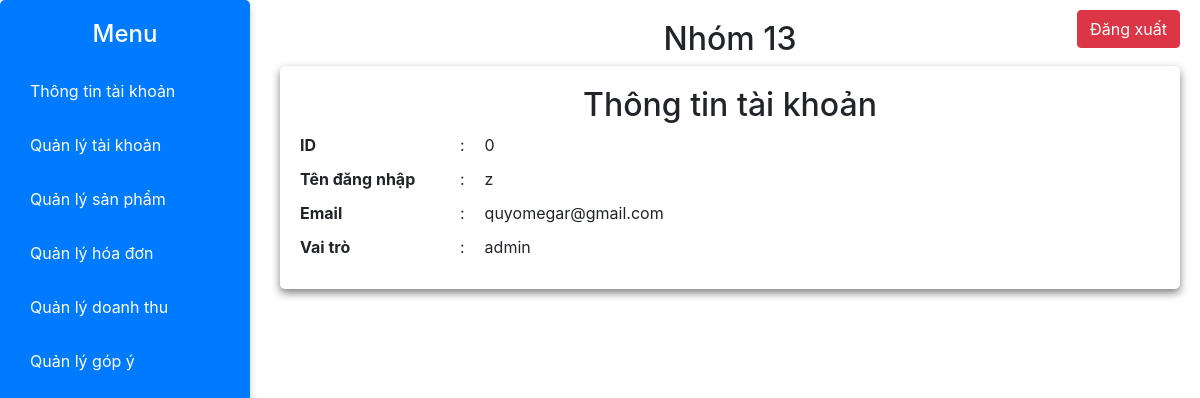
Screenshot of /pages/admin_index.php (signed in) with the database file from the repository.
### tables this page shows
CREATE TABLE `users` (
  `id` int(11) NOT NULL,
  `username` varchar(100) NOT NULL,
  `email` varchar(100) NOT NULL,
  `phone` varchar(15) DEFAULT NULL,
  `address` varchar(255) DEFAULT NULL,
  `password` varchar(255) NOT NULL,
  `role` enum('admin','user') DEFAULT 'user',
  `token` varchar(255) DEFAULT NULL
);

### pages/admin_index.php (the view, shortened to what this page needs)
<?php
    include '../includes/db_connect.php';
    $username = $_SESSION['username'];
    $user_query = "SELECT * FROM users WHERE username = '$username'";
    $user_result = mysqli_query($conn, $user_query);
    $user_info = mysqli_fetch_assoc($user_result);
?>
<!DOCTYPE html>
<html lang="vi">
<head>
    <link rel="stylesheet" href="https://stackpath.bootstrapcdn.com/bootstrap/4.5.2/css/bootstrap.min.css">
    <link rel="stylesheet" href="../assets/css/admin_index.css">
</head>
<body>
    <div class="sidebar">
        <h3>Menu</h3>
        <ul class="nav flex-column">
            <li class="nav-item">
                <a class="nav-link active" href="#" id="userInfoLink">Thông tin tài khoản</a>
            </li>
            <li class="nav-item">
                <a class="nav-link" href="#" id="userManagementLink">Quản lý tài khoản</a>
            </li>
            <li class="nav-item">
                <a class="nav-link" href="#" id="productManagementLink">Quản lý sản phẩm</a>
            </li>
            <li class="nav-item">
                <a class="nav-link" href="#" id="invoiceManagementLink">Quản lý hóa đơn</a>
            </li>
            <li class="nav-item">
                <a class="nav-link" href="#" id="revenueManagementLink">Quản lý doanh thu</a>
            </li>
            <li class="nav-item">
                <a class="nav-link" href="#" id="contactManagementLink">Quản lý góp ý</a>
            </li>
        </ul>
    </div>
    <div class="content">
        <h2 class="text-center">Nhóm 13</h2>
        <div style="position: absolute; top: 10px; right: 20px;">
            <a href="logout.php" class="btn btn-danger">Đăng xuất</a>
        </div>
        <div id="userInfo">
            <h2 class="text-center">Thông tin tài khoản</h2>
            <div class="info-row">
                <b>ID</b>
                <span id="cham">:</span>
                <span><?php echo $user_info['id']; ?></span>
            </div>
            <div class="info-row">
                <b>Tên đăng nhập</b>
                <span id="cham">:</span>
                <span><?php echo $user_info['username']; ?></span>
            </div>
            <div class="info-row">
                <b>Email</b>
                <span id="cham">:</span>
                <span><?php echo $user_info['email']; ?></span>
            </div>
            <div class="info-row">
                <b>Vai trò</b>
                <span id="cham">:</span>
                <span><?php echo $user_info['role']; ?></span>
            </div>
        </div>
    </div>
</body>
</html>

### assets/css/admin_index.css (style rules this page uses)
.sidebar { height: 100vh; position: fixed; top: 0; left: 0; width: 250px; background-color: #e9f1f5; padding: 15px; box-shadow: 0 4px 8px rgba(0, 0, 0, 0.5); }
.content { margin-left: 260px; padding: 20px; }
#userInfo,#managementContent { box-shadow: 0 4px 8px rgba(0, 0, 0, 0.5); padding: 20px; border-radius: 10px; }
#userInfo { padding: 20px; background-color: #fff; border-radius: 5px; }
.info-row { display: flex; margin-bottom: 10px; }
.info-row b { flex: 0 0 150px; text-align: left; }
span { margin: 0 10px; }
.sidebar { height: 100vh; position: fixed; top: 0; left: 0; width: 250px; background-color: #007bff; color: #ffffff; padding: 20px; box-shadow: 0 4px 8px rgba(0, 0, 0, 0.2); border-radius: 5px; }
.sidebar h3 { margin-bottom: 20px; font-size: 24px; text-align: center; color: #ffffff; }
.nav { list-style-type: none; padding: 0; }
.nav-item { margin-bottom: 10px; }
.nav-link { display: block; padding: 10px; color: #ffffff; text-decoration: none; border-radius: 5px; transition: background-color 0.3s, color 0.3s, font-weight 0.1s; }

### rows the page displays
users: id "0", username "z", email "quyomegar@gmail.com", role "admin"
